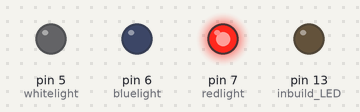
This sketch was run on a simulated Arduino Uno, built with avr-gcc and run on an emulated ATmega328P. Parts: output pins drawn as LEDs (lit = HIGH).

Above: at 0.5 s.
At 1.5 s:
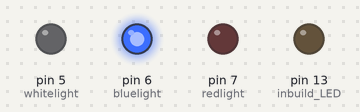
At 2.5 s:
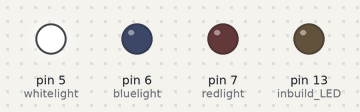
At 3.5 s:
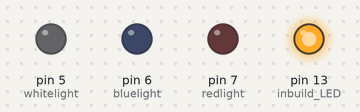
Timing chart, 0 to 5.2 s (numbered marks = the images above):
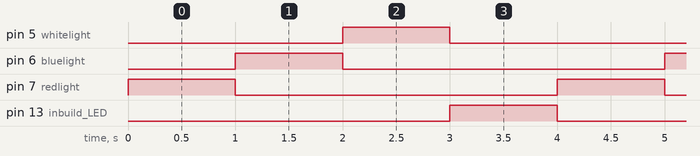

Measured:
- by itself, pin 5 (whitelight), pin 6 (bluelight), pin 7 (redlight), pin 13 (inbuild_LED): alternates HIGH for 1.0 s and LOW for 3.0 s
- by itself, everything shown: repeats every 4.0 s, in 5 steps

The sketch:

3light_blink.ino
```cpp
int redlight=7;
int bluelight=6;
int whitelight=5;


void setup() {
  // put your setup code here, to run once:
  pinMode(redlight,OUTPUT);
  pinMode(bluelight,OUTPUT);
  pinMode(whitelight,OUTPUT);
  pinMode(13,OUTPUT); //inbuild LED

}

void loop() {
  // put your main code here, to run repeatedly:
  digitalWrite(redlight,HIGH);
  delay(1000);
  digitalWrite(redlight,LOW);

  digitalWrite(bluelight,HIGH);
  delay(1000);
  digitalWrite(bluelight,LOW);

  digitalWrite(whitelight,HIGH);
  delay(1000);
  digitalWrite(whitelight,LOW);

  digitalWrite(13,HIGH);
  delay(1000);
  digitalWrite(13,LOW);

}
```
